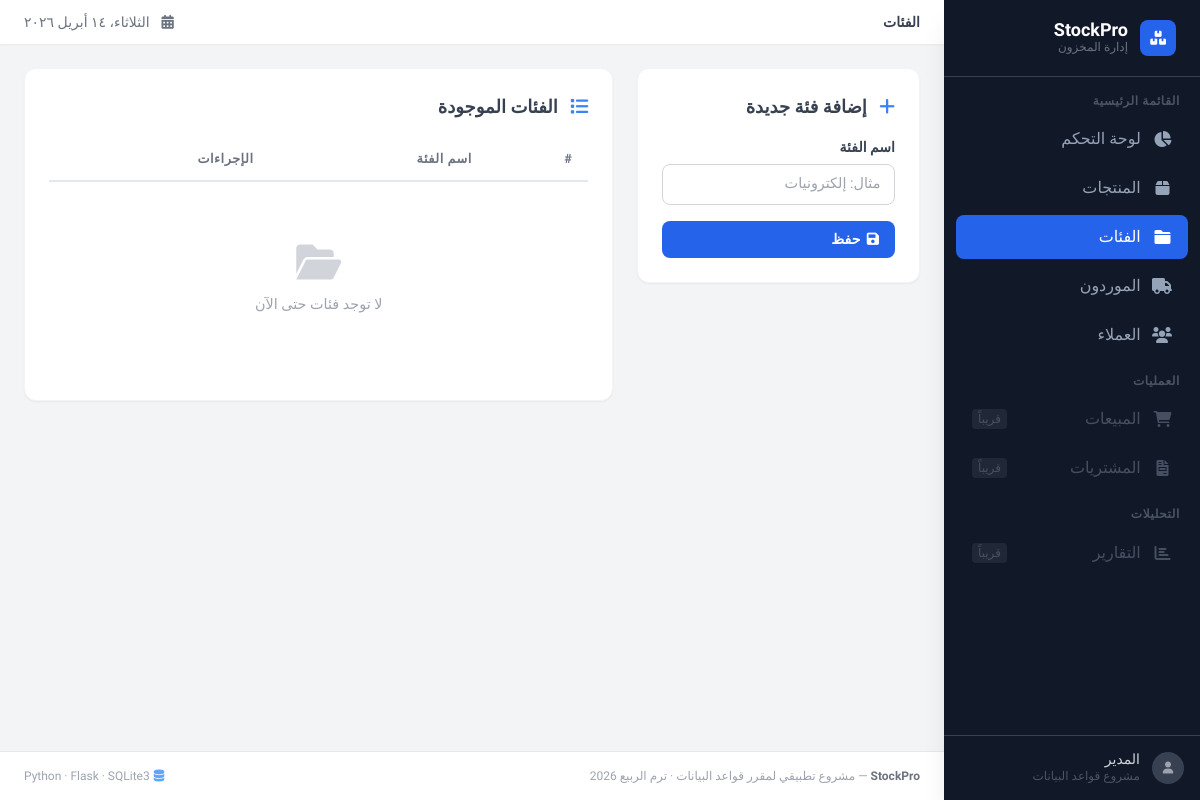
Page /categories on the earlier database version.
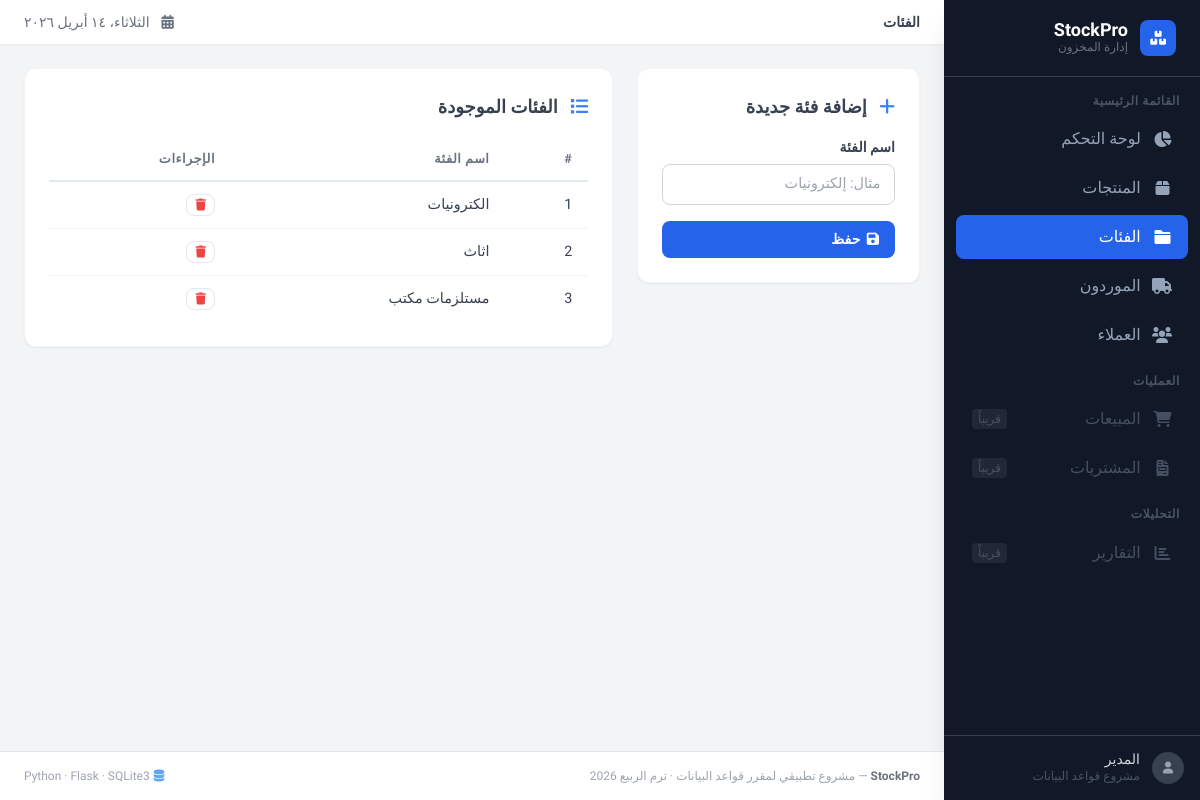
Same page on the later database version.
### tables this page shows
CREATE TABLE categories ( --جدول الاقسام
    id integer primary key autoincrement,
    name text not null unique
);

### app.py (the view)
@stokpro.route('/categories')
def categoriesPage():
    conn = get_db_connection()
    categories = conn.execute('SELECT * FROM categories').fetchall()
    conn.close()
    return render_template('categories.html', categories=categories)

### app.py (called while the page is built)
def get_db_connection():
    conn = sqlite3.connect('database/stockpro.db')
    conn.row_factory = sqlite3.Row
    return conn

### templates/categories.html
{% extends "base.html" %}
{% block page_title %}الفئات{% endblock %}
{% block content %}
<div class="grid grid-cols-1 lg:grid-cols-3 gap-6">
    <div class="bg-white rounded-xl shadow-sm border border-gray-100 p-6 h-fit">
        <h2 class="text-lg font-bold text-gray-700 mb-4">
            <i class="fas fa-plus text-blue-500 ml-2"></i>
            إضافة فئة جديدة
        </h2>
        <form action="{{ url_for('categoriesPageadd') }}" method="POST">
            <div class="mb-4">
                <label class="form-label">اسم الفئة</label>
                <input type="text" name="name" class="form-input"
                       placeholder="مثال: إلكترونيات" required>
            </div>
            <button type="submit" class="btn btn-primary w-full">
                <i class="fas fa-save"></i> حفظ
            </button>
        </form>
    </div>
    <div class="bg-white rounded-xl shadow-sm border border-gray-100 p-6 lg:col-span-2">
        <h2 class="text-lg font-bold text-gray-700 mb-4">
            <i class="fas fa-list text-blue-500 ml-2"></i>
            الفئات الموجودة
        </h2>
        <div class="overflow-x-auto">
            <table class="table-auto w-full">
                <thead>
                    <tr>
                        <th>#</th>
                        <th>اسم الفئة</th>
                        <th>الإجراءات</th>
                    </tr>
                </thead>
                <tbody>
                    {% if categories %}
                        {% for cat in categories %}
                        <tr>
                            <td class="text-gray-400 text-sm">{{ cat.id }}</td>
                            <td class="font-medium text-gray-800">{{ cat.name }}</td>
                            <td>
                                <form action="{{ url_for('categoriesPagedelete', id=cat.id) }}"
                                      method="POST"
                                      onsubmit="return confirm('هل أنت متأكد من حذف {{ cat.name }}؟')"
                                      style="display:inline;">
                                    <button type="submit" class="btn btn-ghost text-xs px-2 py-1">
                                        <i class="fas fa-trash text-red-500"></i>
                                    </button>
                                </form>
                            </td>
                        </tr>
                        {% endfor %}
                    {% else %}
                    <tr>
                        <td colspan="3">
                            <div class="empty-state">
                                <i class="fas fa-folder-open"></i>
                                لا توجد فئات حتى الآن
                            </div>
                        </td>
                    </tr>
                    {% endif %}
                </tbody>
            </table>
        </div>
    </div>
</div>
{% endblock %}

Differences in the rows shown:
added categories: id "1", name "الكترونيات"
added categories: id "2", name "اثاث"
added categories: id "3", name "مستلزمات مكتب"
Other differences:
text no longer shown: "لا توجد فئات حتى الآن"
